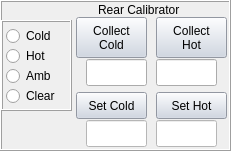
     <widget class="QFrame" name="frameBlackBody_28">
      <property name="geometry">
       <rect>
        <x>30</x>
        <y>650</y>
        <width>231</width>
        <height>151</height>
       </rect>
      </property>
      <property name="frameShape">
       <enum>QFrame::Box</enum>
      </property>
      <property name="frameShadow">
       <enum>QFrame::Raised</enum>
      </property>
      <widget class="QPushButton" name="pushButtonSetRotorColdTripod">
       <property name="geometry">
        <rect>
         <x>76</x>
         <y>92</y>
         <width>71</width>
         <height>27</height>
        </rect>
       </property>
       <property name="styleSheet">
        <string notr="true">background:rgb(204, 212, 226)</string>
       </property>
       <property name="text">
        <string>Set Cold</string>
       </property>
      </widget>
      <widget class="QPushButton" name="pushButtonSetRotorHotTripod">
       <property name="geometry">
        <rect>
         <x>156</x>
         <y>92</y>
         <width>71</width>
         <height>27</height>
        </rect>
       </property>
       <property name="styleSheet">
        <string notr="true">background:rgb(204, 212, 226)</string>
       </property>
       <property name="text">
        <string>Set Hot</string>
       </property>
      </widget>
      <widget class="QLineEdit" name="lineEditDesiredTemperatureRotorHotTripod">
       <property name="geometry">
        <rect>
         <x>156</x>
         <y>120</y>
         <width>61</width>
         <height>27</height>
        </rect>
       </property>
       <property name="styleSheet">
        <string notr="true">background:rgb(255, 255, 255)</string>
       </property>
      </widget>
      <widget class="QLineEdit" name="lineEditDesiredTemperatureRotorColdTripod">
       <property name="geometry">
        <rect>
         <x>86</x>
         <y>120</y>
         <width>61</width>
         <height>27</height>
        </rect>
       </property>
       <property name="styleSheet">
        <string notr="true">background:rgb(255, 255, 255)</string>
       </property>
      </widget>
      <widget class="QLabel" name="label_200">
       <property name="geometry">
        <rect>
         <x>98</x>
         <y>2</y>
         <width>111</width>
         <height>16</height>
        </rect>
       </property>
       <property name="text">
        <string>Rear Calibrator</string>
       </property>
      </widget>
      <widget class="QLineEdit" name="lineEditTemperatureRotorColdTripod">
       <property name="geometry">
        <rect>
         <x>86</x>
         <y>59</y>
         <width>61</width>
         <height>27</height>
        </rect>
       </property>
       <property name="styleSheet">
        <string notr="true"/>
       </property>
       <property name="readOnly">
        <bool>true</bool>
       </property>
      </widget>
      <widget class="QPushButton" name="pushButtonSaveRotorColdTripod">
       <property name="geometry">
        <rect>
         <x>76</x>
         <y>17</y>
         <width>71</width>
         <height>41</height>
        </rect>
       </property>
       <property name="styleSheet">
        <string notr="true">background:rgb(204, 212, 226)</string>
       </property>
       <property name="text">
        <string>Collect
Cold</string>
       </property>
      </widget>
      <widget class="QLineEdit" name="lineEditTemperatureRotorHotTripod">
       <property name="geometry">
        <rect>
         <x>156</x>
         <y>59</y>
         <width>61</width>
         <height>27</height>
        </rect>
       </property>
       <property name="styleSheet">
        <string notr="true"/>
       </property>
       <property name="readOnly">
        <bool>true</bool>
       </property>
      </widget>
      <widget class="QPushButton" name="pushButtonSaveRotorHotTripod">
       <property name="geometry">
        <rect>
         <x>156</x>
         <y>17</y>
         <width>71</width>
         <height>41</height>
        </rect>
       </property>
       <property name="styleSheet">
        <string notr="true">background:rgb(204, 212, 226)</string>
       </property>
       <property name="text">
        <string>Collect
Hot</string>
       </property>
      </widget>
      <widget class="QFrame" name="frame_26">
       <property name="geometry">
        <rect>
         <x>1</x>
         <y>20</y>
         <width>71</width>
         <height>91</height>
        </rect>
       </property>
       <property name="frameShape">
        <enum>QFrame::Box</enum>
       </property>
       <property name="frameShadow">
        <enum>QFrame::Raised</enum>
       </property>
       <widget class="QRadioButton" name="radioButtonRotorColdTripod">
        <property name="geometry">
         <rect>
          <x>5</x>
          <y>5</y>
          <width>61</width>
          <height>22</height>
         </rect>
        </property>
        <property name="text">
         <string>Cold</string>
        </property>
       </widget>
       <widget class="QRadioButton" name="radioButtonRotorHotTripod">
        <property name="geometry">
         <rect>
          <x>5</x>
          <y>25</y>
          <width>51</width>
          <height>22</height>
         </rect>
        </property>
        <property name="text">
         <string>Hot</string>
        </property>
       </widget>
       <widget class="QRadioButton" name="radioButtonRotorClearTripod">
        <property name="geometry">
         <rect>
          <x>5</x>
          <y>65</y>
          <width>61</width>
          <height>22</height>
         </rect>
        </property>
        <property name="text">
         <string>Clear</string>
        </property>
       </widget>
       <widget class="QRadioButton" name="radioButtonRotorAmbientTripod">
        <property name="geometry">
         <rect>
          <x>5</x>
          <y>45</y>
          <width>61</width>
          <height>22</height>
         </rect>
        </property>
        <property name="text">
         <string>Amb</string>
        </property>
       </widget>
      </widget>
     </widget>
